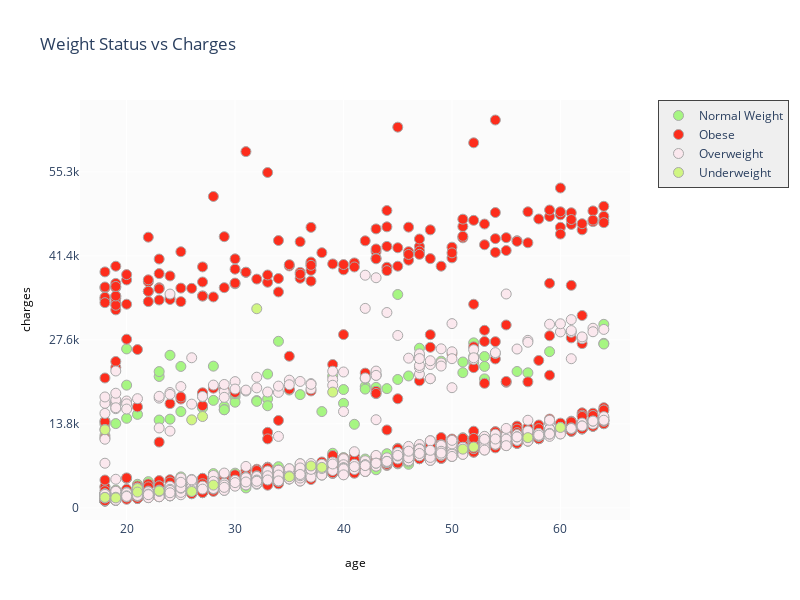

Notebook code for this chart:
### Markdown cell above
## WEIGHT STATUS VS CHARGES

### Code cell
fig = ff.create_facet_grid(
    df,
    x='age',
    y='charges',
    color_name='weight_condition',
    show_boxes=False,
    marker={'size': 10, 'opacity': 1.0},
    colormap={'Underweight': 'rgb(208, 246, 130)', 'Normal Weight': 'rgb(166, 246, 130)',
             'Overweight': 'rgb(251, 232, 238)', 'Obese': 'rgb(253, 45, 28)'}
)
251, 232, 238


fig['layout'].update(title="Weight Status vs Charges", width=800, height=600, plot_bgcolor='rgb(251, 251, 251)', 
                     paper_bgcolor='rgb(255, 255, 255)')


iplot(fig, filename='facet - custom colormap')

### Figure 1 — Plotly figure (JSON) as saved in the notebook; plotly's stock layout.template omitted (floating-point values rounded to 4 significant figures; data arrays with more than 128 entries replaced by an {"elided": "..."} marker saying what was removed)
{"data": [{"marker": {"color": "rgb(166, 246, 130)", "line": {"color": "darkgrey", "width": 1}, "opacity": 1, "size": 10}, "mode": "markers", "name": "Normal Weight", "type": "scatter", "x": {"elided": "225 int values"}, "xaxis": "x", "y": {"elided": "225 float values"}, "yaxis": "y"}, {"marker": {"color": "rgb(253, 45, 28)", "line": {"color": "darkgrey", "width": 1}, "opacity": 1, "size": 10}, "mode": "markers", "name": "Obese", "type": "scatter", "x": {"elided": "707 int values"}, "xaxis": "x", "y": {"elided": "707 float values"}, "yaxis": "y"}, {"marker": {"color": "rgb(251, 232, 238)", "line": {"color": "darkgrey", "width": 1}, "opacity": 1, "size": 10}, "mode": "markers", "name": "Overweight", "type": "scatter", "x": {"elided": "386 int values"}, "xaxis": "x", "y": {"elided": "386 float values"}, "yaxis": "y"}, {"marker": {"color": "rgb(208, 246, 130)", "line": {"color": "darkgrey", "width": 1}, "opacity": 1, "size": 10}, "mode": "markers", "name": "Underweight", "type": "scatter", "x": [23, 32, 18, 51, 19, 18, 27, 19, 26, 21, 21, 26, 57, 37, 60, 39, 52, 35, 38, 28], "xaxis": "x", "y": [2775.0, 32730.0, 1695.0, 9644.0, 1728.0, 12830.0, 15010.0, 1621.0, 14460.0, 3167.0, 2585.0, 2681.0, 11530.0, 6878.0, 13200.0, 19020.0, 9991.0, 5117.0, 6641.0, 3733.0], "yaxis": "y"}], "layout": {"annotations": [{"font": {"color": "#000000", "size": 12}, "showarrow": false, "text": "age", "textangle": 0, "x": 0.5, "xanchor": "center", "xref": "paper", "y": -0.1, "yanchor": "middle", "yref": "paper"}, {"font": {"color": "#000000", "size": 12}, "showarrow": false, "text": "charges", "textangle": -90, "x": -0.1, "xanchor": "center", "xref": "paper", "y": 0.5, "yanchor": "middle", "yref": "paper"}], "height": 600, "legend": {"bgcolor": "#efefef", "borderwidth": 1, "x": 1.05, "y": 1, "yanchor": "top"}, "paper_bgcolor": "rgb(255, 255, 255)", "plot_bgcolor": "rgb(251, 251, 251)", "showlegend": true, "title": {"text": "Weight Status vs Charges"}, "width": 800, "xaxis": {"anchor": "y", "domain": [0, 1], "dtick": 10, "range": [15.7, 66.42], "ticklen": 0, "zeroline": false}, "yaxis": {"anchor": "x", "domain": [0, 1], "dtick": 13814, "range": [-2012.0, 67060.0], "ticklen": 0, "zeroline": false}}}
